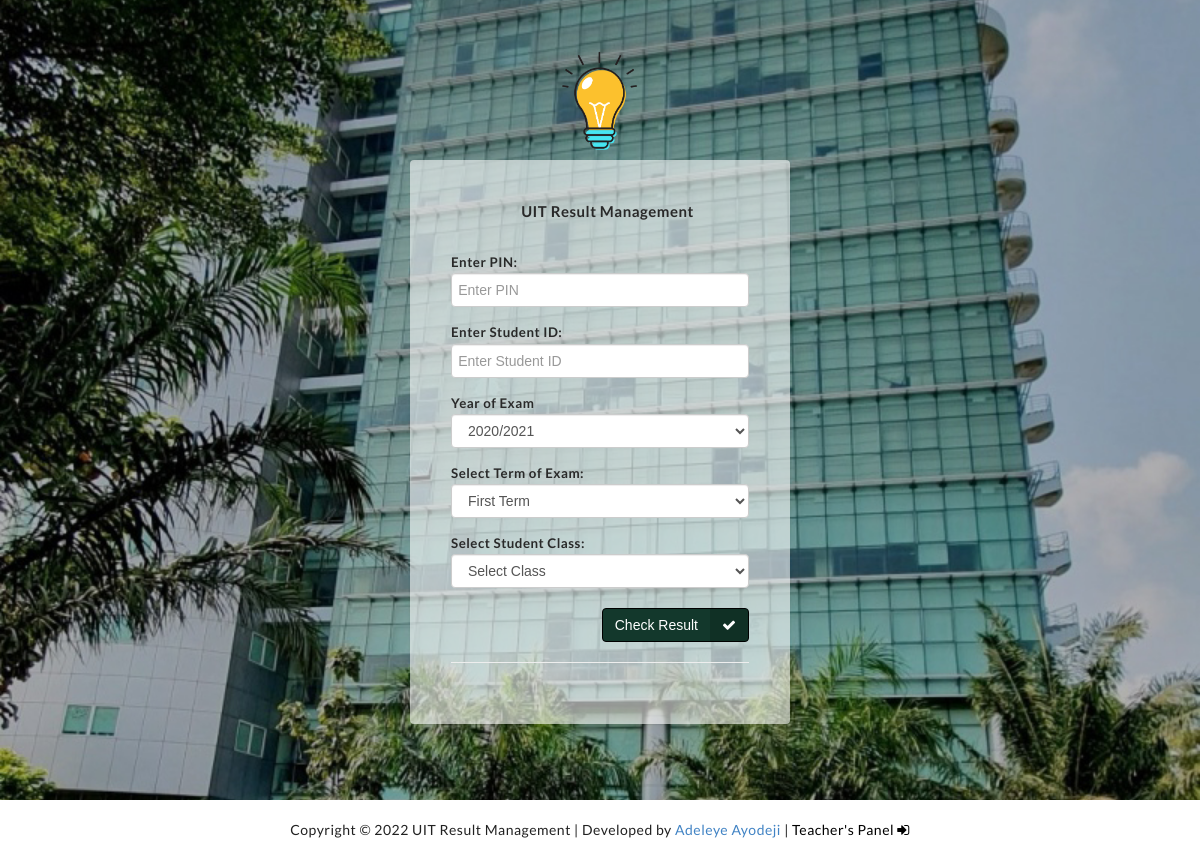
Page /find-result.php on the committed database.
### tables this page shows
CREATE TABLE IF NOT EXISTS `settings` (
  `id` int(11) NOT NULL AUTO_INCREMENT,
  `title` varchar(10000) DEFAULT NULL,
  `description` text,
  `address1` longtext,
  `address2` longtext,
  `session` varchar(1000) DEFAULT NULL,
  `term` varchar(1000) DEFAULT NULL,
  `logo` varchar(1000) DEFAULT NULL,
  `siteback` varchar(1000) DEFAULT NULL,
  PRIMARY KEY (`id`)
);

### find-result.php (the view, shortened to what this page needs)
<?php
include('includes/config.php');?>
<?php include('includes/header.php');?>
<?php
                            $stmt = $dbh->query("SELECT * FROM settings");
                            $rowfront = $stmt->fetch(PDO::FETCH_OBJ);
                            ?>
<div class="login-bg-color bg-black-300"
    style="background: url('images/background/<?php echo htmlentities($rowfront->siteback); ?>');background-position: center;background-size: cover;">
    <div style="margin: 0px;">
        <center><img src="images/<?php echo htmlentities($rowfront->logo); ?>" height="100px" style="margin-top: 50px;">
        </center>
    </div>
    <div class="row">
        <div class="col-md-4 col-md-offset-4">
            <div class="panel login-box" style="background: #ffffff94;margin-top: 10px;">
                <div class="panel-heading">
                    <div class="panel-title text-center">
                        <h4><?php echo htmlentities($rowfront->title); ?></h4>
                    </div>
                </div>
                <div class="panel-body p-20">
                    <form action="result.php" method="post">
                        <div class="form-group">
                            <label for="studentid">Enter PIN:</label>
                            <input type="text" class="form-control" placeholder="Enter PIN" id="pin" autocomplete="off"
                                name="pin" required="">
                        </div>
                        <div class="form-group">
                            <label for="studentid">Enter Student ID:</label>
                            <input type="number" class="form-control" id="studentid" placeholder="Enter Student ID"
                                autocomplete="off" name="studentid" required>
                        </div>
                        <div class="form-group">
                            <label for="studentid">Year of Exam</label>
                            <select class="form-control" name="examyear">
                                <option value="2020/2021">2020/2021</option>
                            </select>
                        </div>
                        <div class="form-group">
                            <label for="studentid">Select Term of Exam:</label>
                            <select name="term" class="form-control stid" required="required">
                                <option value="First Term">First Term</option>
                            </select>
                        </div>
                        <div class="form-group">
                            <label for="default" class="control-label">Select Student Class:</label>
                            <select name="class" class="form-control" id="default" required="required">
                                <option value="">Select Class</option>
                            </select>
                        </div>
                        <div class="form-group mt-20">
                            <div class="">
                                <button type="submit" id="submit" class="btn btn-success btn-labeled pull-right"
                                    style="background: #13382c;border-color: black;">Check Result<span
                                        class="btn-label btn-label-right"><i class="fa fa-check"></i></span></button>
                                <div class="clearfix"></div>
                            </div>
                        </div>
                    </form>
                    <hr>
                </div>
            </div>
        </div>
    </div>
</div>
</div>
<?php include 'includes/credit.php'; ?>
</body>
</html>

### includes/credit.php
<?php
    $place = $_SERVER['REQUEST_URI'] == "/teacherlog.php" ? "fixed" : "static";
?>
<div class="credit" style="position: <?php echo $_SESSION ? "static" : $place; ?>;">
				   <?php
                            $stmt = $dbh->query("SELECT * FROM settings");
                            $rowwww = $stmt->fetch(PDO::FETCH_OBJ);
                            ?>
           Copyright &copy; <?php echo date("Y")." ". htmlentities($rowwww->title); ?> | Developed by <a href="https://adeleyeayodeji.com" target="_blank">Adeleye Ayodeji</a> | <?php
           	if (!isset($_SESSION["alogin"])) {
			?>
			<a href="teacherlog.php" style="color: black;">Teacher's Panel <i class="fa fa-sign-in"></i></a>
			<?php
		}else{
		   	?>
		   	<a href="logout.php" style="color: red;">Logout <i class="fa fa-sign-out"></i></a>
		   	<?php
		}
            ?>
        </div>

### css/main.css (style rules this page uses)
body,html { font-family:Poppins,sans-serif;font-weight:400;color:#494949;font-size:12px;line-height:1.75em }
@media (min-width:600px) { body,html { font-size:calc(12px + (14 - 12) * ((100vw - 600px)/ (1140 - 600))) } }
@media (min-width:1140px) { body,html { font-size:14px } }
a,abbr,acronym,address,b,big,blockquote,caption,center,cite,code,dd,del,dfn,dl,dt,em,fieldset,form,h1,h2,h3,h4,h5,h6,i,img,ins,kbd,label,legend,li,ol,p,pre,q,s,samp,small,strike,strong,sub,sup,table,tbody,td,tfoot,th,thead,tr,tt,u,ul,var { margin:0;padding:0 }
.h1,.h2,.h3,.h4,.h5,.h6,h1,h2,h3,h4,h5,h6 { font-family:Poppins,sans-serif;font-weight:400;color:#292929;clear:both }
.h4,h4 { font-size:16.8060715286px;margin-top:1.5619355157em;line-height:1.8743226189em;margin-bottom:.3681503615em }
@media (min-width:600px) { .h4,h4 { font-size:calc(16.8060715286px + (19.60708345 - 16.8060715286) * ((100vw - 600px)/ (1140 - 600))) } }
@media (min-width:1140px) { .h4,h4 { font-size:19.60708345px;margin-top:1.5619355157em;line-height:1.8743226189em;margin-bottom:.3601841818em } }
input[type=color],input[type=date],input[type=datetime-local],input[type=email],input[type=month],input[type=number],input[type=password],input[type=search],input[type=text],input[type=time],input[type=url],input[type=week],textarea { display:block;max-width:100%;padding:.4375em;font-size:12px;margin-bottom:1.3125em }
@media (min-width:600px) { input[type=color],input[type=date],input[type=datetime-local],input[type=email],input[type=month],input[type=number],input[type=password],input[type=search],input[type=text],input[type=time],input[type=url],input[type=week],textarea { font-size:calc(12px + (14 - 12) * ((100vw - 600px)/ (1140 - 600))) } }
@media (min-width:1140px) { input[type=color],input[type=date],input[type=datetime-local],input[type=email],input[type=month],input[type=number],input[type=password],input[type=search],input[type=text],input[type=time],input[type=url],input[type=week],textarea { font-size:14px;margin-bottom:.546875em } }
button,input[type=submit] { cursor:pointer;font-size:12px;padding:.4375em 1.75em;margin-bottom:0 }
@media (min-width:600px) { button,input[type=submit] { font-size:calc(12px + (14 - 12) * ((100vw - 600px)/ (1140 - 600))) } }
@media (min-width:1140px) { button,input[type=submit] { font-size:14px;margin-bottom:0 } }
label { display:block;padding-bottom:.21875em;margin-bottom:-.125em }
body { font-family:Poppins,sans-serif;-webkit-font-smoothing:antialiased;background-color:#f2f2f2;color:#494949;text-rendering:optimizeLegibility!important;letter-spacing:.5px;overflow-x:hidden }
a { outline:0!important;text-decoration:none!important;color:#494949;-webkit-transition:all .4s ease-in-out;transition:all .4s ease-in-out }
.bg-black-300 { background-color:#3c3c3c;border-color:#3c3c3c;color:#fff!important }
.bg-black-300 h1,.bg-black-300 h2,.bg-black-300 h3,.bg-black-300 h4,.bg-black-300 h5,.bg-black-300 h6 { color:#fff }
.mt-20 { margin-top:20px!important }
.p-20 { padding:20px!important }
.panel { box-shadow:0 1px 2px rgba(0,0,0,.1) }
.panel .panel-title h1,.panel .panel-title h2,.panel .panel-title h3,.panel .panel-title h4,.panel .panel-title h5,.panel .panel-title h6 { color:inherit!important;margin:0;line-height:30px }
.panel-heading { padding:5px }
.panel-heading .panel-title { margin-top:10px;padding-left:15px }
.btn .fa { margin-right:6px }
.btn.btn-labeled { padding-top:0;padding-bottom:0 }
.btn.btn-labeled .fa { margin-right:0 }
.btn.btn-labeled .btn-label { position:relative;background:0 0;background:rgba(0,0,0,.15);display:inline-block;padding:6px 12px;left:-12px;border-radius:4px 0 0 4px }
.btn.btn-labeled .btn-label.btn-label-right { left:auto;right:-12px;border-radius:0 4px 4px 0 }
.form-group label { font-size:95% }
.login-bg-color { min-height:100vh }
.login-bg-color .login-box { color:#292929!important;padding:20px;margin-top:125px;border-radius:4px;box-shadow:0 1px 2px rgba(0,0,0,.1) }
.login-bg-color .login-box h1,.login-bg-color .login-box h2,.login-bg-color .login-box h3,.login-bg-color .login-box h4,.login-bg-color .login-box h5,.login-bg-color .login-box h6 { color:#292929!important }

### css/style.css (style rules this page uses)
body { background: #f1f1f1; }
center { cursor: pointer; }
.credit { position: fixed; bottom: 0px; width: 100%; padding: 20px; text-align: center; background: white; }

### rows in the picture
settings: siteback (picture), logo (picture), title "UIT Result Management"
